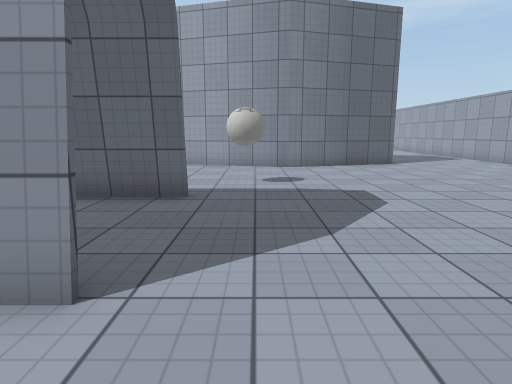
view 1 (above)

17 first-person views from a walk through a Unity game level. The camera is 1.3 m above the floor, tilts 10° down and sees 75° across. The floor is counted in squares, 1 m on a side. Each view is taken from the middle of a square. On the plan, view 1 faces up. The plan holds only what a view shows up to about 14 squares ahead; the rest is blank. The player character is not drawn. Surface patterns are stand-ins for the level's own textures.

view 2
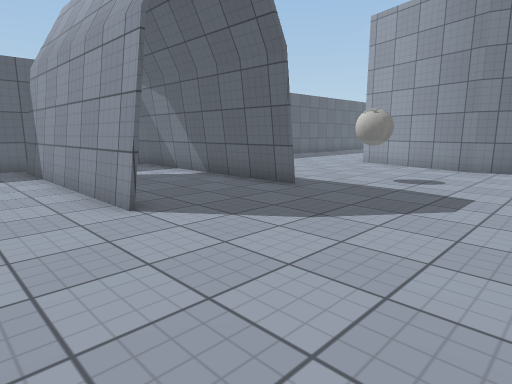

view 3
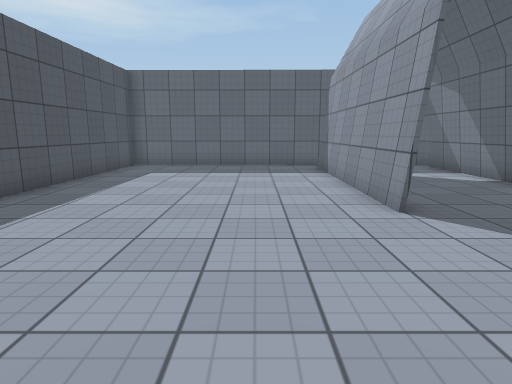

view 4
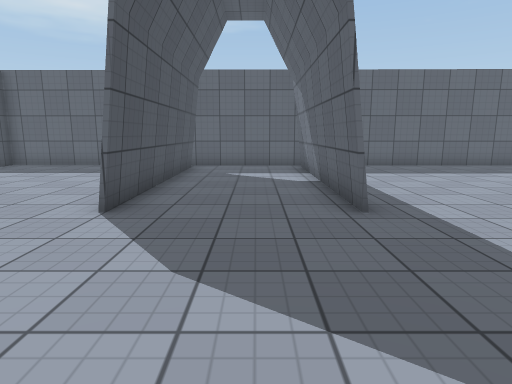

view 5
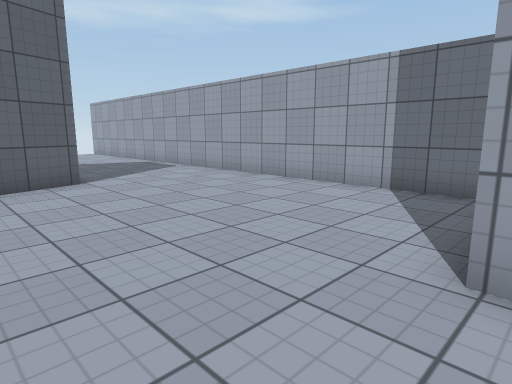

view 6
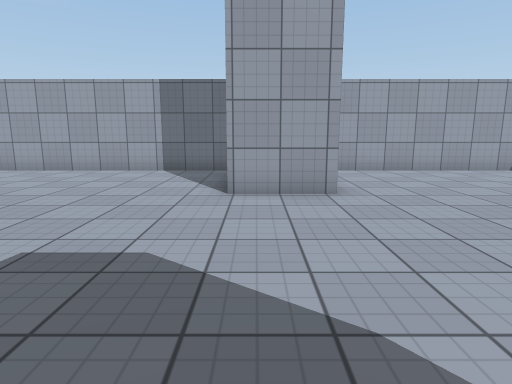

view 7
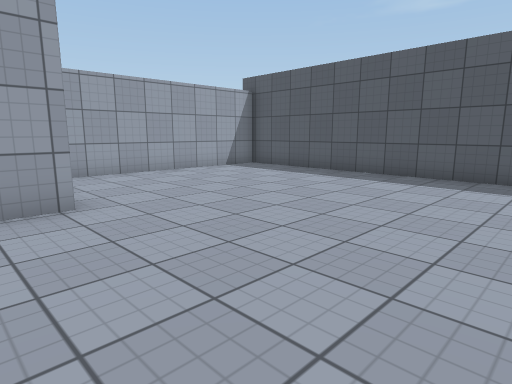

view 8
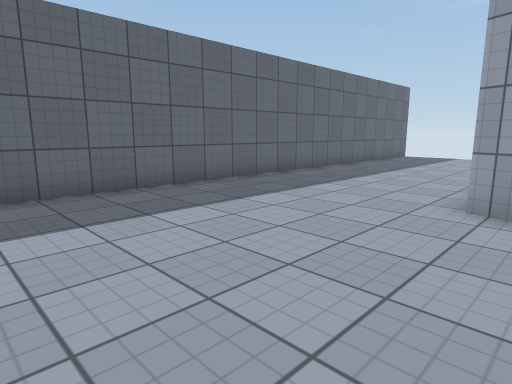

view 9
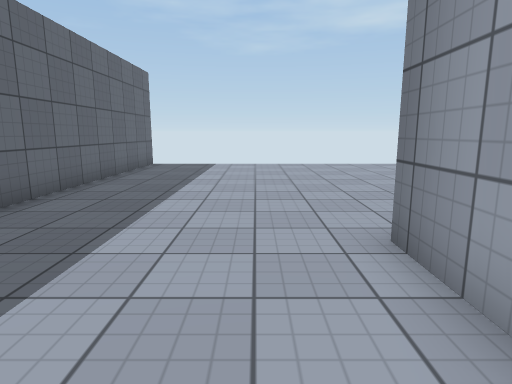

view 10
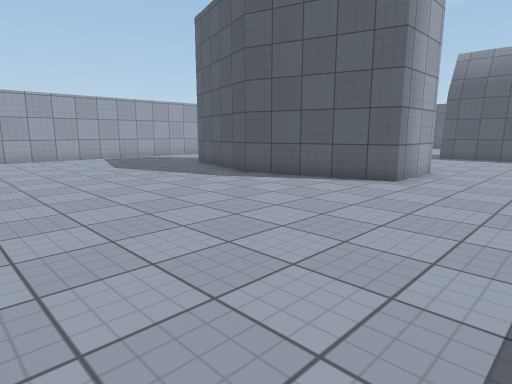

view 11
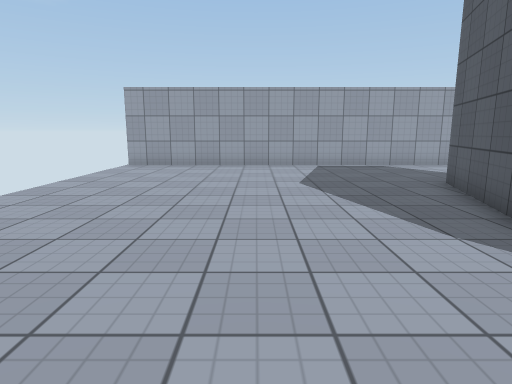

view 12
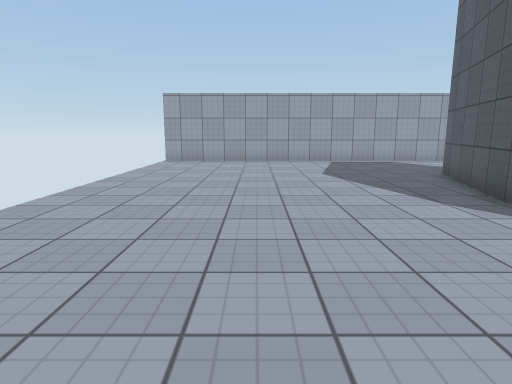

view 13
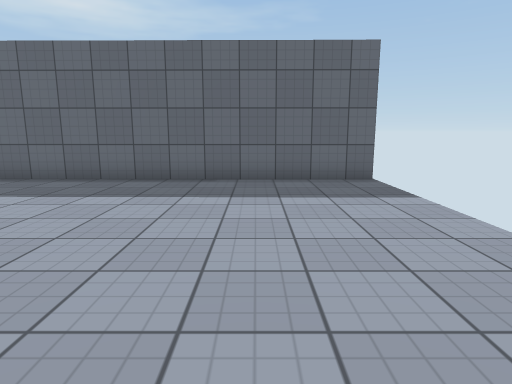

view 14
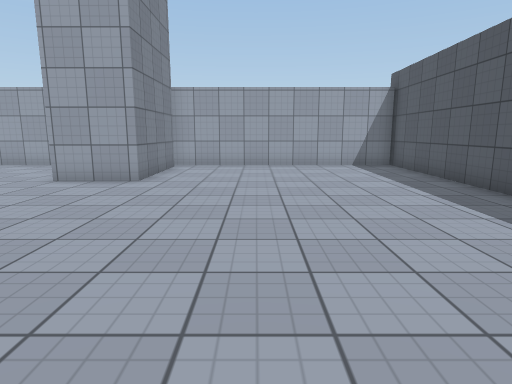

view 15
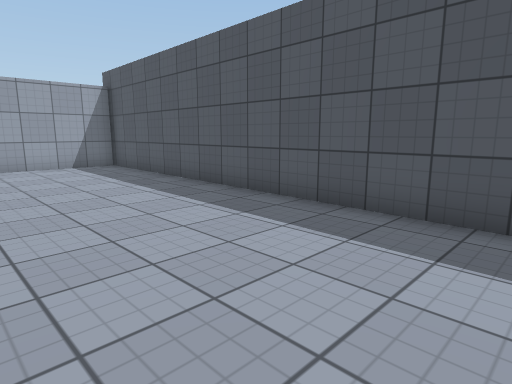

view 16
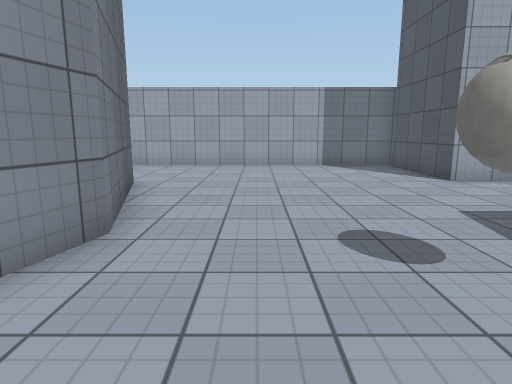

view 17
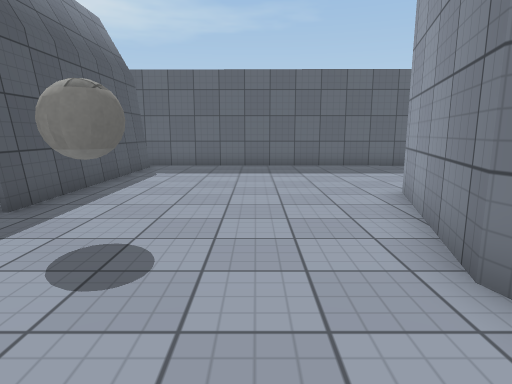

### Floor plan
Points are (right, up) in squares from view 1. A wall is a line through its corners. A room is listed if a view was taken in it or the views show most of it. See-through windows are left out.
Room 1 (views 1, 2, 3, 4, 5, 6, 7, 8, 9, 10, 11, 12, 13, 14, 15, 16, 17)
walls: (-1.4, 6.7) (-9, 6.7); (5.9, 14.3) (1.3, 12.9) (-3.3, 14.3) (-3.3, 16.9) (1.2, 18.2) (5.9, 16.9); (-1.4, 2.5) (-9, 2.5); (-9, 6.8) (-1.4, 6.8); (10.7, 5.4) (10.7, 27.2); (-9, 2.6) (-1.4, 2.6); (10.2, 3.2) (6.2, 3.2) (6.2, 5.6) (10.2, 5.6); (-9.4, 27.3) (-9.7, -5) (11.1, -5.6); (10.7, -5.6) (10.7, 3.4)
ways out: gap at (-9, 3); gap at (-9, 7); gap at (11, 27)
objects: ball (0, 9)

Positions as (right, up) in squares from view 1, and headings:
1: (0, 0), facing up
2: (4, 0), facing up-left
3: (4, 0), facing left
4: (4, 5), facing left
5: (3, 5), facing up-right
6: (-1, 5), facing right
7: (0, 5), facing down-right
8: (-2, 8), facing up-left
9: (-5, 13), facing up
10: (-7, 26), facing down-right
11: (-3, 22), facing right
12: (-5, 23), facing right
13: (0, 24), facing left
14: (-3, 0), facing right
15: (-3, 0), facing down-right
16: (-3, 11), facing right
17: (4, 11), facing left
